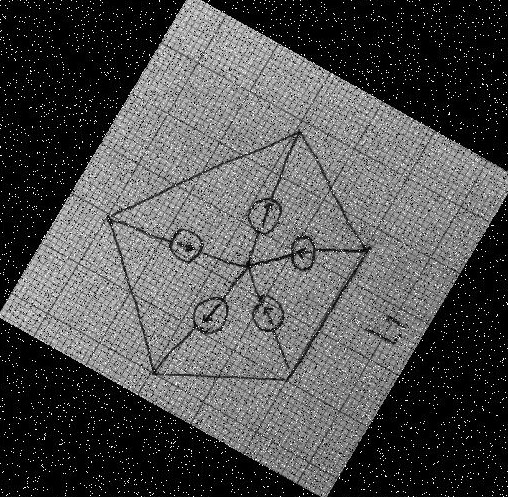
#> input picture MidtermSamples/im3.jpg, 508 x 497 px
$ python main.py
#> lines starting #> are read from the running program, lines starting #| are printed output that depends on the picture; after the words box and inside, x2 and y2 are one past the last pixel; in counts of white or black regions, pixels touching at a corner belong together
#> further down, image is the input picture: shape (497, 508, 3); min 0, max 255, mean 80.9
### phase1.py
import cv2
import numpy

def median_filter(img, filter_size):
#> called with filter_size = 3
    temp = []
    indexer = filter_size // 2
    data_final = []
    data_final = numpy.zeros((len(img),len(img[0])), dtype="uint8")
#> data_final: shape (497, 508); every value is 0
    for i in range(len(img)):

        for j in range(len(img[0])):

            for z in range(filter_size):
                if i + z - indexer < 0 or i + z - indexer > len(img) - 1:
                    for c in range(filter_size):
                        temp.append(0)
                else:
                    if j + z - indexer < 0 or j + indexer > len(img[0]) - 1:
                        temp.append(0)
                    else:
                        for k in range(filter_size):
                            temp.append(img[i + z - indexer][j + k - indexer])

            temp.sort()
            data_final[i][j] = temp[len(temp) // 2]
            temp = []
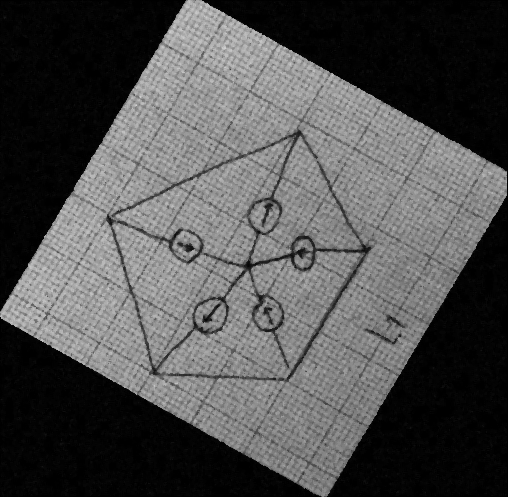
#> data_final: shape (497, 508); min 0, max 209, mean 79
    return data_final


def gaussian_filter(img, filter_size):

#> called with filter_size = 3
    sigma=1
    shape=(filter_size,filter_size)
    m,n = [(ss-1.)/2. for ss in shape]
    y,x = numpy.ogrid[-m:m+1,-n:n+1]
    kernel = numpy.exp( -(x*x + y*y) / (2.*sigma*sigma) )
    kernel[ kernel < numpy.finfo(kernel.dtype).eps*kernel.max() ] = 0
    sumh = kernel.sum()
    if sumh != 0:
        kernel /= sumh
    data_final = cv2.filter2D(img,-1,kernel)
    return data_final


# [8 lines of commented-out code are left out]

### phase2.py
import numpy
import cv2
import math
from scipy import ndimage

def auto_rotate(img):

    img_edges = cv2.Canny(img, 100, 100, apertureSize=3)
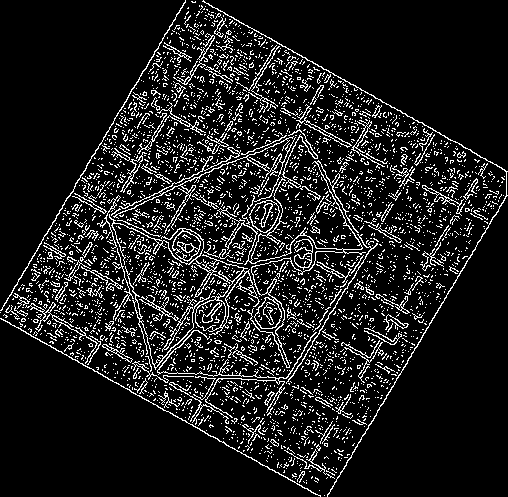
#> img_edges: shape (497, 508); 11.3% white in thin lines or dots
    lines = cv2.HoughLinesP(img_edges, 1, math.pi / 180.0, 100, minLineLength=100, maxLineGap=5)
#> lines = 35 rows, first 6: [352, 452, 507, 195], [202, 1, 501, 167], [0, 318, 320, 496], [295, 250, 371, 123], [0, 310, 185, 1], [274, 308, 396, 375]

    angles = []

    for x1, y1, x2, y2 in lines[0]:
        cv2.line(img, (x1, y1), (x2, y2), (255, 0, 0), 3)
        angle = math.degrees(math.atan2(y2 - y1, x2 - x1))
        angles.append(angle)
#> this loop made 1 pass
#> (x1, y1, x2, y2, angle) on pass 1: (352, 452, 507, 195, -58.91)
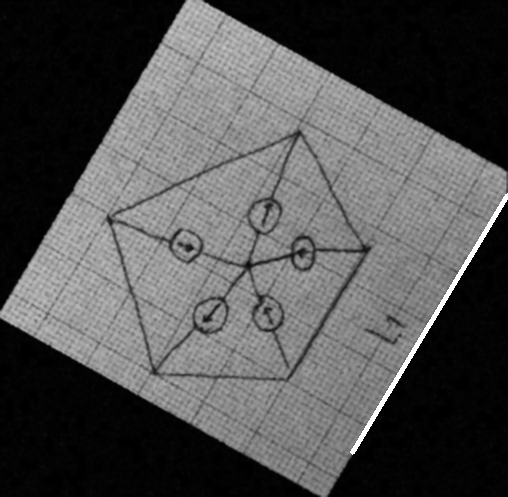
#> img: shape (497, 508); min 0, max 255, mean 80.1
#> after the loop, angles = [-58.91]

    median_angle = numpy.median(angles)
#> median_angle = -58.91
    img_rotated = ndimage.rotate(img, median_angle)
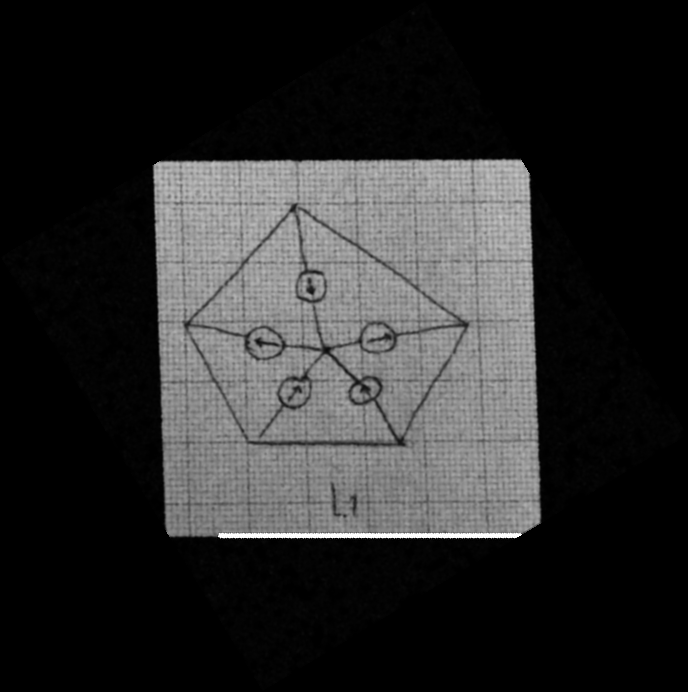
#> img_rotated: shape (692, 688); min 0, max 255, mean 42.5

    return img_rotated

### phase3.py
import cv2
import numpy

def circuit_detection(img):

    gray = cv2.cvtColor(img, cv2.COLOR_BGR2GRAY)
    ret,th1 = cv2.threshold(gray,80,255,cv2.ADAPTIVE_THRESH_GAUSSIAN_C)
#> th1: shape (692, 688); 71.2% white; 2 black regions, box (x1, y1, x2, y2) and area: (153, 159, 541, 539) 136860, (351, 379, 379, 403) 361
    dst = cv2.cornerHarris(th1,3,3,0.06)
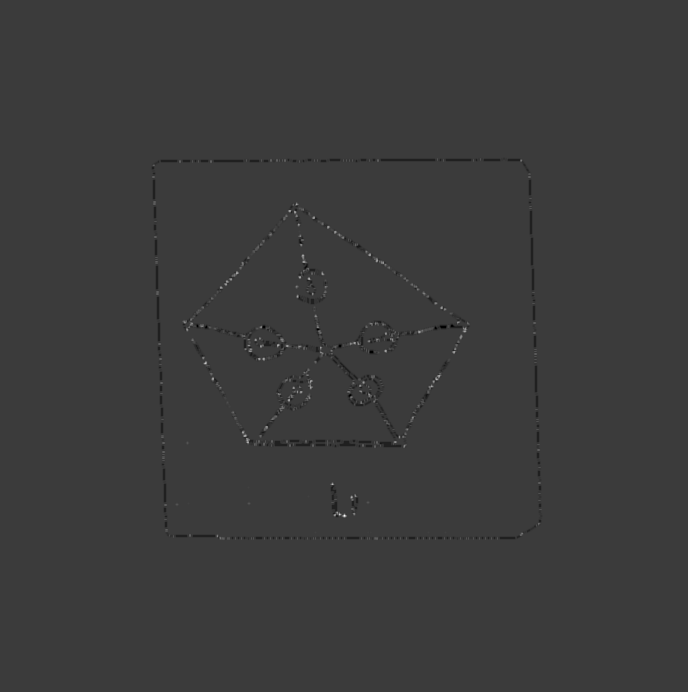
#> dst: shape (692, 688) float32; min -0.06, max 0.199, mean -6.29e-05; drawn with min black and max white
    dst = cv2.dilate(dst,None)
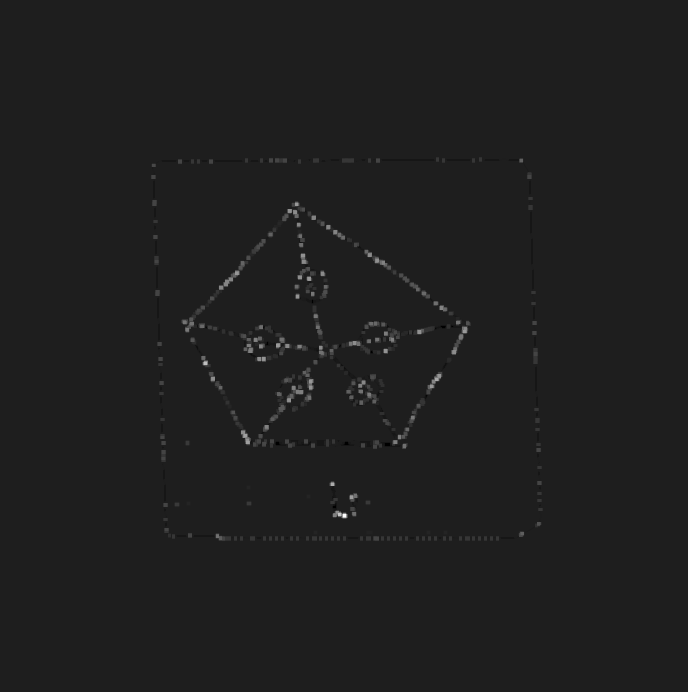
#> dst: shape (692, 688) float32; min -0.0267, max 0.199, mean 0.000676; drawn with min black and max white
    data_final = element_detection(th1, dst)

    return data_final


def element_detection(th1, dst):
    data_final = numpy.zeros((len(th1),len(th1[0]), 3), dtype="uint8")
#> data_final: shape (692, 688, 3); every value is 0
    for i in range(len(th1)):
        for j in range(len(th1[0])):
            # print(th1[i][j])
            if th1[i][j] == 255:
                data_final[i][j] = [255,255,255]

    data_final[dst>0.01*dst.max()] = [0,0,255]
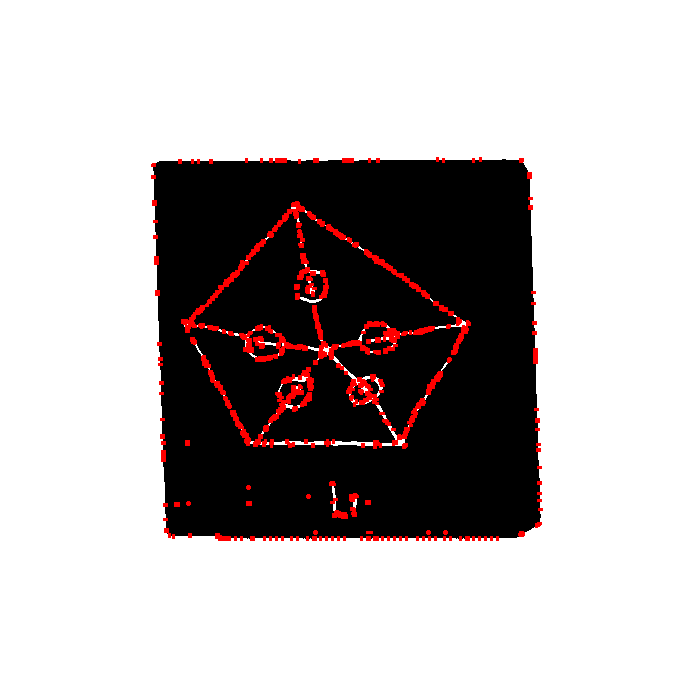
#> data_final: shape (692, 688, 3); mean of channels 0, 1, 2 179.4, 179.4, 185.2; drawn as B, G, R
    return data_final

### main.py
import cv2
import numpy
from phase1 import *
from phase2 import *
from phase3 import *

image = cv2.imread('MidtermSamples/im3.jpg')
img = cv2.cvtColor(image, cv2.COLOR_BGR2GRAY)
arr = numpy.array(img)
# print(type(arr))
# print(np.shape(arr))
# print(arr.dtype)

############################################################
# # # pahse 1:(A)
removed_A_noise = median_filter(arr, 3)
# print(type(removed_A_noise))
# print(np.shape(removed_A_noise))
# print(removed_A_noise.dtype)
# # # pahse 1:(B)

removed_B_noise = gaussian_filter(removed_A_noise, 3)
# print(np.shape(removed_B_noise))
# # # pahse 1:(C)
# removed_C_noise = box_filter(removed_B_noise, 5)

############################################################
# # # pahse 2:
rotated_img = auto_rotate(removed_B_noise)
# print(numpy.shape(rotated_img))

############################################################
# # # pahse 3:
clr_img = cv2.cvtColor(rotated_img, cv2.COLOR_GRAY2BGR)
result = circuit_detection(clr_img)
# print(numpy.shape(result))

############################################################

cv2.imwrite('result.jpg', result)

$ run again, with MidtermSamples/im1.jpg copied over MidtermSamples/im3.jpg
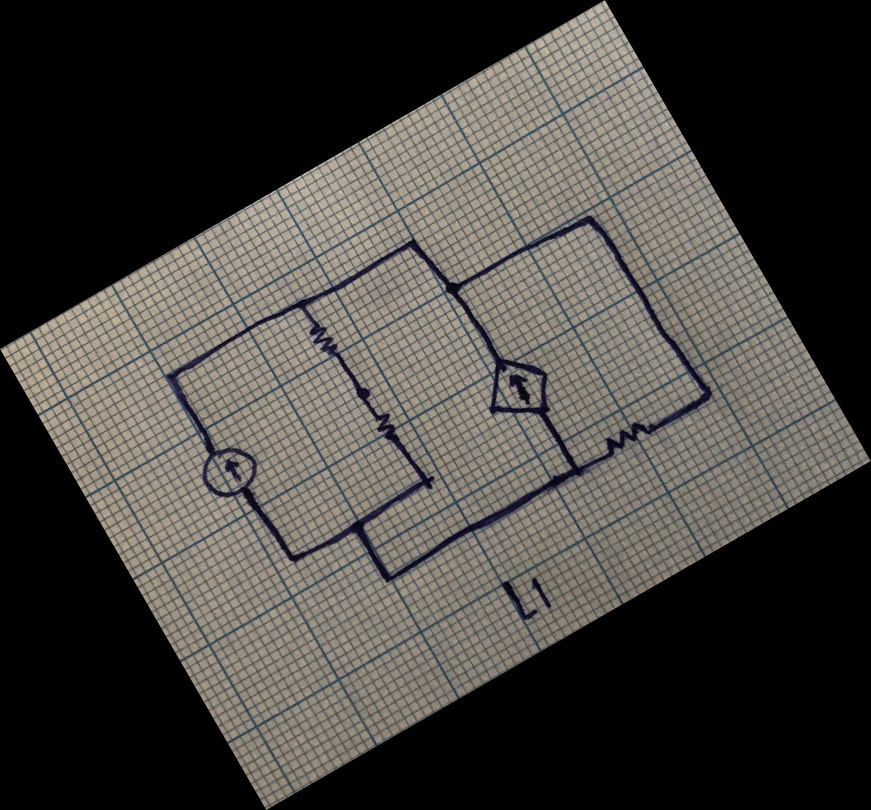
#> input picture MidtermSamples/im1.jpg, 871 x 810 px, shrunk from 2510 x 2335 before the run
#> image is the input picture: shape (810, 871, 3); mean B, G, R 62.1, 66.1, 69
#> in auto_rotate, `img_edges = cv2.Canny(img, 100, 100, apertureSize=3)`:
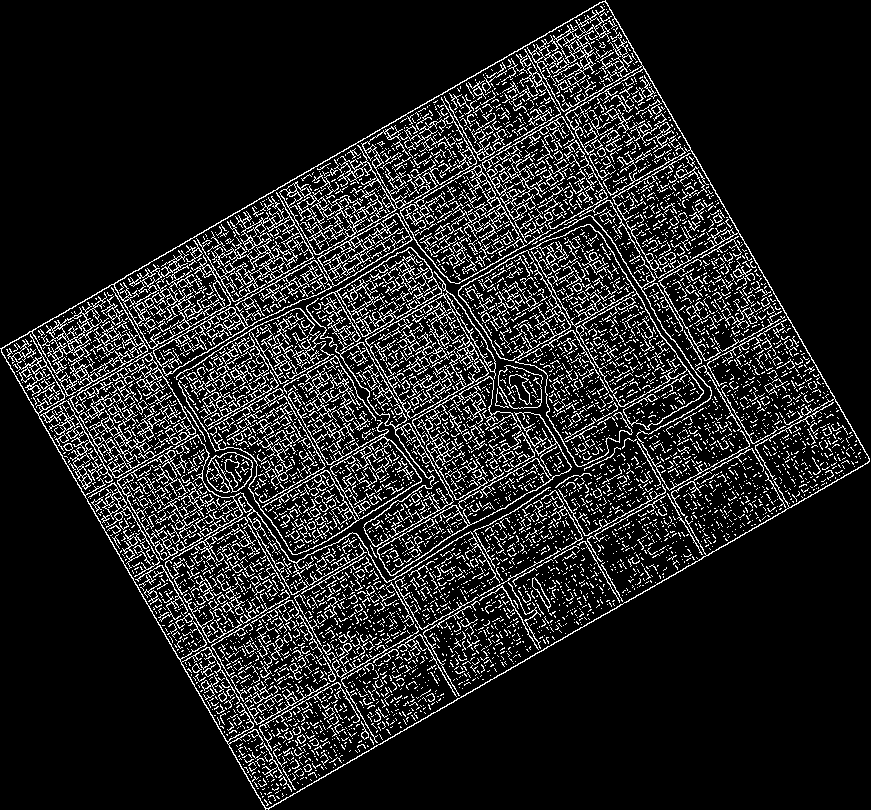
#> img_edges: shape (810, 871); 13.3% white in thin lines or dots
#> lines = 148 rows, first 6: [268, 809, 868, 462], [1, 348, 605, 0], [181, 662, 535, 458], [474, 602, 836, 401], [1, 352, 265, 809], [254, 291, 534, 129]
#> the loop in auto_rotate, `for x1, y1, x2, y2 in lines[0]:` made 1 pass
#> (x1, y1, x2, y2, angle) on pass 1: (268, 809, 868, 462, -30.04)
#> after the loop in auto_rotate, `for x1, y1, x2, y2 in lines[0]:`: angles = [-30.04]
#> median_angle = -30.04
#> th1: shape (1137, 1160); 73% white; 6 black regions, box (x1, y1, x2, y2) and area: (231, 302, 929, 838) 256680, (455, 418, 666, 694) 37428, (367, 411, 530, 632) 30684, (656, 479, 819, 697) 29411, (633, 571, 686, 622) 1230, (345, 503, 392, 543) 1219
#> in element_detection, `data_final[dst>0.01*dst.max()] = [0,0,255]`:
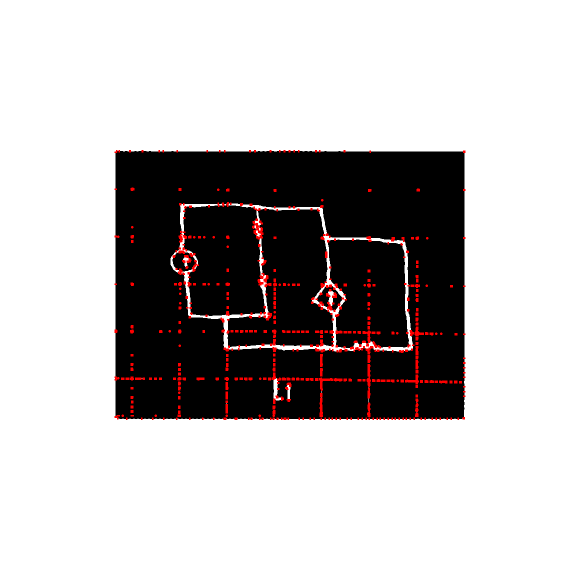
#> data_final: shape (1137, 1160, 3) (shown at 1/2 size); mean of channels 0, 1, 2 185, 185, 188.7; drawn as B, G, R

$ run again, with MidtermSamples/im2.jpg copied over MidtermSamples/im3.jpg
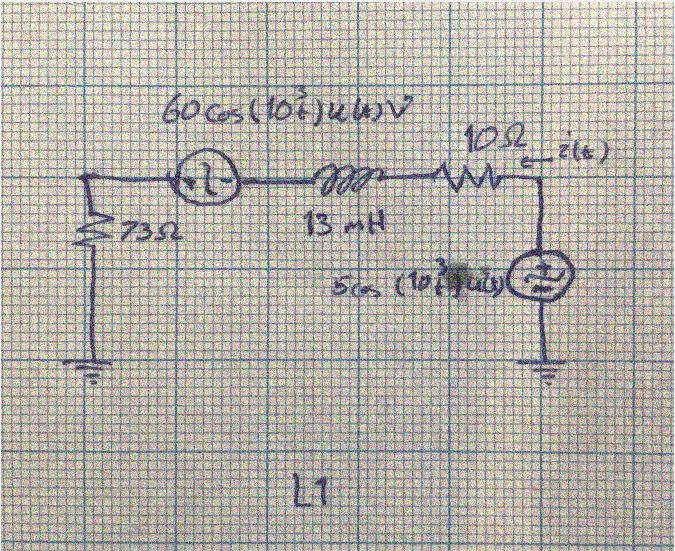
#> input picture MidtermSamples/im2.jpg, 675 x 551 px
#> image is the input picture: shape (551, 675, 3); mean B, G, R 171.5, 178.3, 182.8
#> in auto_rotate, `img_edges = cv2.Canny(img, 100, 100, apertureSize=3)`:
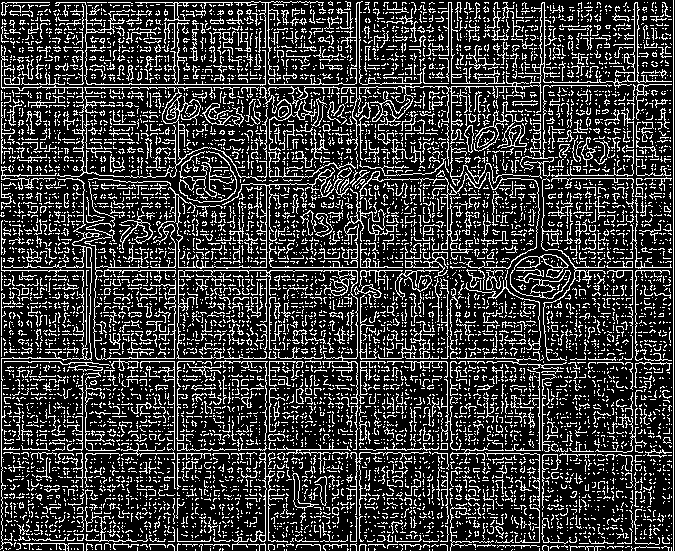
#> img_edges: shape (551, 675); 22.6% white in thin lines or dots
#> lines = 120 rows, first 6: [1, 270, 447, 270], [1, 267, 535, 267], [673, 550, 673, 0], [1, 524, 1, 27], [2, 358, 515, 358], [5, 84, 354, 84]
#> the loop in auto_rotate, `for x1, y1, x2, y2 in lines[0]:` made 1 pass
#> (x1, y1, x2, y2, angle) on pass 1: (1, 270, 447, 270, 0)
#> after the loop in auto_rotate, `for x1, y1, x2, y2 in lines[0]:`: angles = [0]
#> median_angle = 0
#> th1: shape (551, 675); 0.49% white in thin lines or dots, all inside (x1, y1, x2, y2) = (64, 97, 574, 506)
#> in element_detection, `data_final[dst>0.01*dst.max()] = [0,0,255]`:
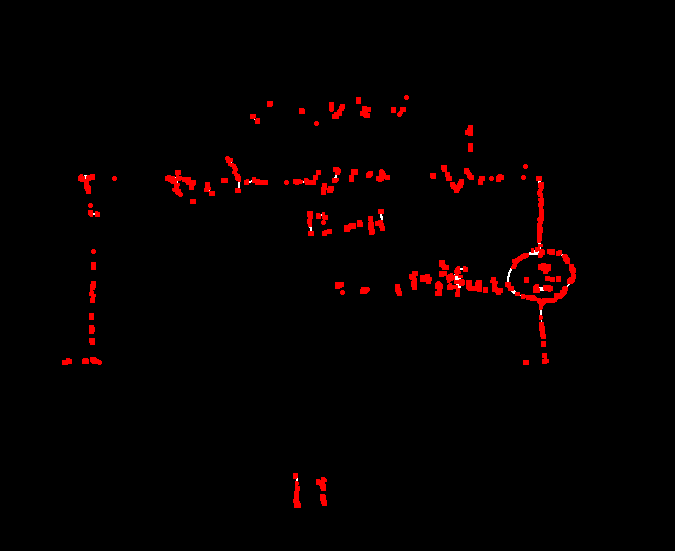
#> data_final: shape (551, 675, 3); mean of channels 0, 1, 2 0.1, 0.1, 5.2; drawn as B, G, R

$ run again, with MidtermSamples/im4.jpg copied over MidtermSamples/im3.jpg
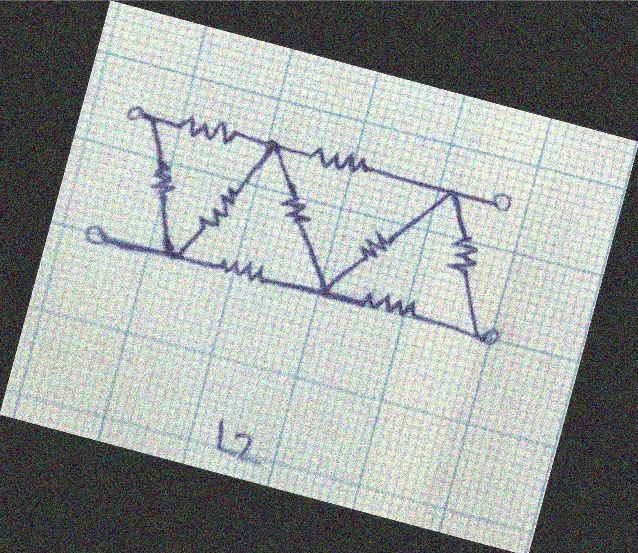
#> input picture MidtermSamples/im4.jpg, 638 x 553 px
#> image is the input picture: shape (553, 638, 3); mean B, G, R 155.6, 157.9, 153.1
#> img_edges: shape (553, 638); 4.8% white in thin lines or dots
#> lines = [[1, 415, 514, 552], [0, 410, 110, 0], [113, 1, 636, 141], [529, 552, 635, 154], [248, 278, 453, 329], [408, 294, 442, 169], [319, 204, 419, 231], [389, 173, 496, 202], [548, 466, 578, 351]]
#> the loop in auto_rotate, `for x1, y1, x2, y2 in lines[0]:` made 1 pass
#> (x1, y1, x2, y2, angle) on pass 1: (1, 415, 514, 552, 14.95)
#> after the loop in auto_rotate, `for x1, y1, x2, y2 in lines[0]:`: angles = [14.95]
#> median_angle = 14.95
#> th1: shape (699, 759); 55.3% white; 1 black region, box (x1, y1, x2, y2) and area: (105, 135, 655, 569) 237410
#> in element_detection, `data_final[dst>0.01*dst.max()] = [0,0,255]`:
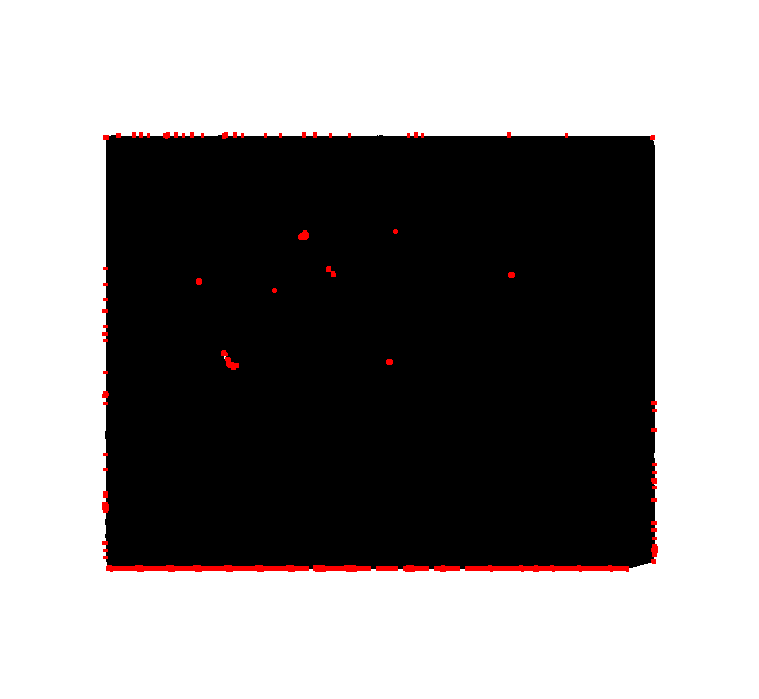
#> data_final: shape (699, 759, 3); mean of channels 0, 1, 2 139.9, 139.9, 142; drawn as B, G, R
